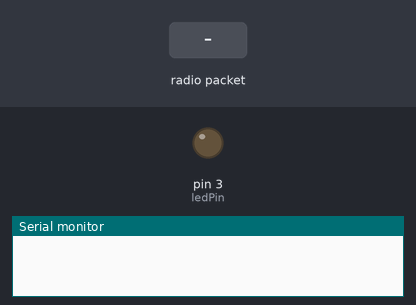
Bench run of a sketch on a simulated Arduino Uno, built with avr-gcc and run on an emulated ATmega328P. On the bench: output pins drawn as LEDs (lit = HIGH), the last lines printed to the serial monitor. The test bench sets the inputs (shaded band). No radio packets arrive unless stated.

Above: at 1.2 s.
1.3 s: radio packet "1" arrives
At 2.5 s:
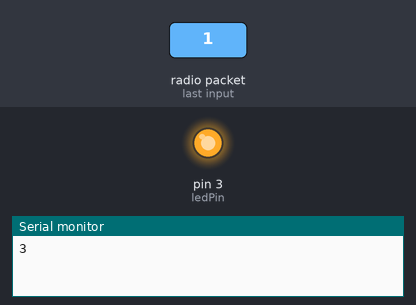
2.8 s: radio packet "0" arrives
At 3.7 s:
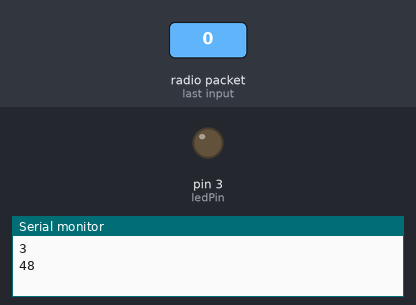
Timing chart, 0 to 5.8 s (numbered marks = the images above; inputs shaded):
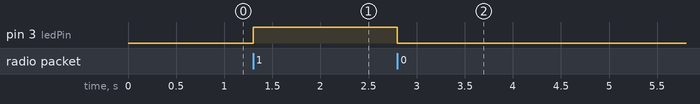

The sketch:

alici.ino
```cpp
#include <VirtualWire.h>

char *mesaj;
int ledPin=3; // ÇIKIŞ

void setup() {
 pinMode(ledPin,OUTPUT);

 Serial.begin(9600);
 vw_set_ptt_inverted(true);
 vw_set_rx_pin(8); // RF ALICI'DEN GIRIŞ SİNYALİ
 vw_setup(4000);
 vw_rx_start();
}

void loop() {
  uint8_t buf[VW_MAX_MESSAGE_LEN]; // Bu dizi, VirtualWire kütüphanesi aracılığıyla alınan mesajları depolamak için kullanmaktadır
  uint8_t buflen=VW_MAX_MESSAGE_LEN; // Dizisinin içindeki verilerin uzunluğunu tutar

if(vw_get_message(buf, &buflen))
{
  if(buf[0] == '0'){
    Serial.println(buf[0]);
    digitalWrite(ledPin, LOW);
    }

if(buf[0] == '1'){
    Serial.println(buf[1]);
    digitalWrite(ledPin, HIGH);
    }

  }


}
```

Measured:
- after the input at 1.3 s, pin 3 (ledPin): LOW → HIGH at once
- after the input at 2.8 s, pin 3 (ledPin): HIGH → LOW at once
